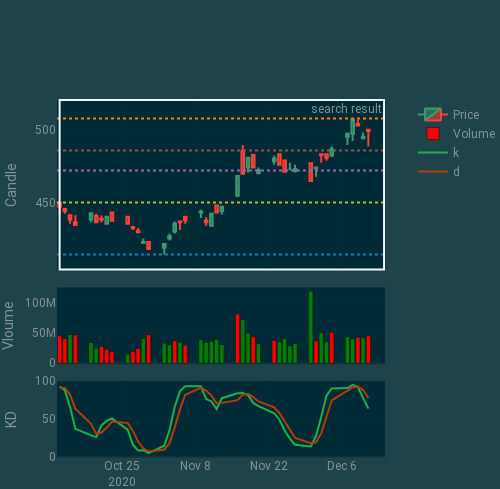

Write notebook code for a chart like this one.
### Code cell
step = 0
Ticker = '2330TW'
start_date = "2020-10-13"
end_date = "2020-12-14"
df = pd.read_csv(r"./data/{}.csv".format(Ticker))
s, e = input_process.DateIndexMap(df, start_date), input_process.DateIndexMap(df, end_date)
plotly_plot.plot(df, s_res = s, e_res= e, step = step)
